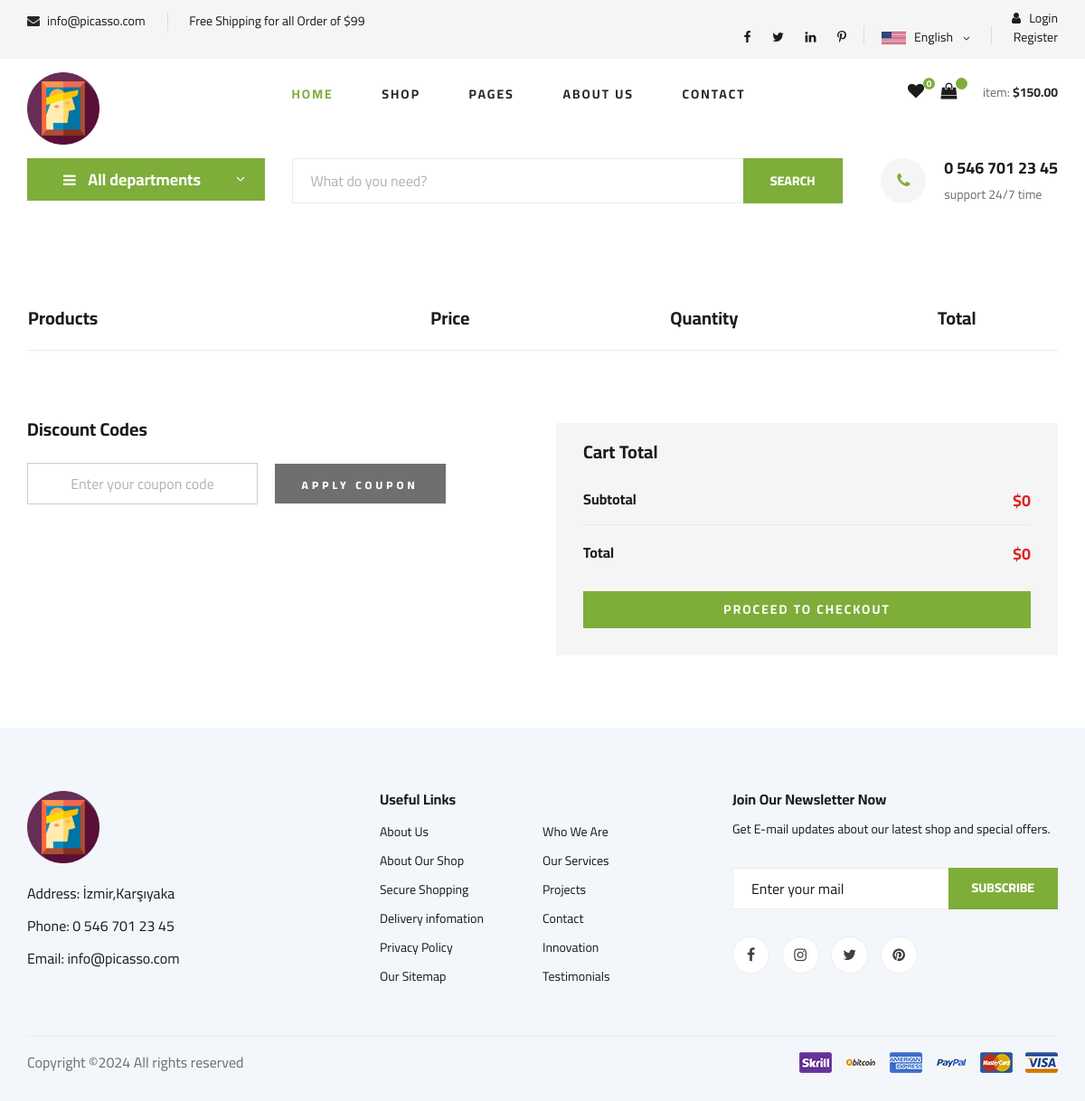
The page /order/shopcart on the database its author committed.
### home/models.py (models this page shows, shortened)
class Settings(models.Model):
    STATUS = (('True', 'True'), ('False', 'False'))
    title = models.CharField(max_length=150)
    keywords = models.CharField(max_length=255)
    description = models.CharField(max_length=255)
    company = models.CharField(max_length=50)
    address = models.CharField(blank=True, max_length=100)
    phone = models.CharField(blank=True, max_length=15)
    fax = models.CharField(blank=True, max_length=15)
    email = models.CharField(blank=True, max_length=50)
    smtpserver = models.CharField(blank=True, max_length=50)
    smtpemail = models.CharField(blank=True, max_length=50)
    smtppassword = models.CharField(blank=True, max_length=10)
    smtpport = models.CharField(blank=True, max_length=5)
    icon = models.ImageField(blank=True, upload_to='images/')
    facebook = models.CharField(blank=True, max_length=50)
    instagram = models.CharField(blank=True, max_length=50)
    twitter = models.CharField(blank=True, max_length=50)
    youtube = models.CharField(blank=True, max_length=50)
    aboutus = RichTextUploadingField()
    contact = RichTextUploadingField()
    references = RichTextUploadingField()
    status = models.CharField(max_length=10, choices=STATUS)
    create_at = models.DateTimeField(auto_now_add=True)
    update_at = models.DateTimeField(auto_now=True)

### order/views.py (the view)
# urls.py: path("shopcart", views.shopcart, name="shopcart"),
def shopcart(request):
    current_user = request.user  # Access User Session information
    shopcart = ShopCart.objects.filter(user_id=current_user.id)
    total = 0
    for rs in shopcart:
        total += rs.product.price * rs.quantity
    context = {'shopcart': shopcart,
               'total': total,}
    return render(request, 'shop_cart.html', context)

### home/context_processors.py (called while the page is built)
def global_settings(request):
    settings = Settings.objects.get(pk=1)
    return {
        'settings': settings
    }

### myProject/context_processors.py (called while the page is built)
def favori_check(request):
    if request.user.is_authenticated:
        request.session['favori_items'] = (AddFavourite.objects.filter(user_id = request.user.id).count())
        request.session['cart_items'] = ShopCart.objects.filter(user_id=request.user.id).count()
        return {'favori_itemss': request.session['favori_items'],'cart_items':request.session['cart_items']}
    else:
        request.session['favori_items'] = 0
        return {'favori_itemss': request.session['favori_items']}

### product/context_processors.py (called while the page is built)
def categories(request):
    categories = Category.objects.all()
    if categories :
       return {'categories': categories}
    else:
        return dict()

### templates/shop_cart.html (shortened to what this page needs)
{% extends 'home.html' %}
{% block body %}
   <section class="shoping-cart spad">
    <div class="container">
        <div class="row">
            <div class="col-lg-12">
                <div class="shoping__cart__table">
                    <table>
                        <thead>
                            <tr>
                                <th class="shoping__product">Products</th>
                                <th>Price</th>
                                <th>Quantity</th>
                                <th>Total</th>
                                <th></th>
                            </tr>
                        </thead>
                    </table>
                </div>
            </div>
        </div>
        <div class="row">
            <div class="col-lg-6">
                <div class="shoping__continue">
                    <div class="shoping__discount">
                        <h5>Discount Codes</h5>
                        <form action="#">
                            <input type="text" placeholder="Enter your coupon code">
                            <button type="submit" class="site-btn">APPLY COUPON</button>
                        </form>
                    </div>
                </div>
            </div>
            <div class="col-lg-6">
                <div class="shoping__checkout">
                    <h5>Cart Total</h5>
                    <ul>
                        <li>Subtotal <span>${{total}}</span></li>
                        <li>Total <span>${{total}}</span></li>
                    </ul>
                    <a href="#" class="primary-btn">PROCEED TO CHECKOUT</a>
                </div>
            </div>
        </div>
    </div>
</section>
 {% endblock %}

### templates/header.html (shortened to what this page needs)
{% load static %}
<header class="header">
    <div class="header__top">
        <div class="container">
            <div class="row">
                <div class="col-lg-6 col-md-6">
                    <div class="header__top__left">
                        <ul>
                            <li><i class="fa fa-envelope"></i>  {{settings.email}}</li>
                            <li>Free Shipping for all Order of $99</li>
                        </ul>
                    </div>
                </div>
                <div class="col-lg-6 col-md-6">
                    <div class="header__top__right">
                        <div class="header__top__right__social">
                            <a href="#"><i class="fa fa-facebook"></i></a>
                            <a href="#"><i class="fa fa-twitter"></i></a>
                            <a href="#"><i class="fa fa-linkedin"></i></a>
                            <a href="#"><i class="fa fa-pinterest-p"></i></a>
                        </div>
                        <div class="header__top__right__language">
                            <img src="{% static  'img/language.png'%}" alt="">
                            <div>English</div>
                            <span class="arrow_carrot-down"></span>
                        </div>
                        <div class="header__top__right__auth">
                            {% if user.id is not None %}
                            <a href="{% url 'user_profile'%}"><i class="fa fa-user"></i> {{user.username}}</a>
                            <a href="{% url 'user_logout'%}"></i> Logout</a>
                           {% else %}
                           <a href="{% url 'user_login'%}"><i class="fa fa-user"></i> Login</a>
                           <a href="{% url 'user_register'%}"></i> Register</a>
                 </div>
                 {% endif %}
             </div>
                        </div>
                    </div>
                </div>
            </div>
    <div class="container">
        <div class="row">
            <div class="col-lg-3">
                <div class="header__logo">
                    <a href="./index.html"><img src="{% static  'img/picasso_icon.ico'%}" width="80" alt=""></a>
                </div>
            </div>
            <div class="col-lg-6">
                <nav class="header__menu">
                    <ul>
                        <li class="active"><a href="{% url 'index'%}">Home</a></li>
                        <li><a href="{% url 'search' %}">Shop</a></li>
                        <li><a href="#">Pages</a>
                        </li>
                        <li><a href="{%url 'aboutus' %}">About Us</a></li>
                        <li><a href="{%url 'iletisim' %}">Contact</a></li>
                    </ul>
                </nav>
            </div>
            <div class="col-lg-3">
                <div class="header__cart">
                    <ul>
                        <li><a href="/order/favorites"><i class="fa fa-heart"></i> <span>{{request.session.favori_items}}</span>
                        </a>
                    </li>
                        <li><a href="/order/shopcart"><i class="fa fa-shopping-bag"></i> <span>{{request.session.cart_items}}</span>
                        </a>
                    </li>
                    </ul>
                    <div class="header__cart__price">item: <span>$150.00</span></div>
                </div>
            </div>
        </div>
    </div>
</header>

### templates/hero_normal.html (shortened to what this page needs)
  {% load static %}
   <section class="hero hero-normal">
    <div class="container">
        <div class="row">
            <div class="col-lg-3">
                <div class="hero__categories">
                    <div class="hero__categories__all">
                        <i class="fa fa-bars"></i>
                        <span>All departments</span>
                    </div>
                </div>
            </div>
            <div class="col-lg-9">
                <div class="hero__search">
                    <div class="hero__search__form">
                        <form action="/search/" method = "post">
                            <input type="text" name = "query" placeholder="What do you need?">
                            <button type="submit" class="site-btn">SEARCH</button>
                        </form>
                    </div>
                    <div class="hero__search__phone">
                        <div class="hero__search__phone__icon">
                            <i class="fa fa-phone"></i>
                        </div>
                        <div class="hero__search__phone__text">
                            <h5>{{settings.phone}}</h5>
                            <span>support 24/7 time</span>
                        </div>
                    </div>
                </div>
            </div>
        </div>
    </div>
</section>

### templates/footer.html
{% load static %}
 <footer class="footer spad">
    <div class="container">
        <div class="row">
            <div class="col-lg-3 col-md-6 col-sm-6">
                <div class="footer__about">
                    <div class="footer__about__logo">
                        <a href="{% url 'index'%}"><img src="{% static 'img/picasso_icon.ico' %}" width="80" alt=""></a>
                    </div>
                    <ul>
                        <li>Address: {{ settings.address}}</li>
                        <li>Phone: {{ settings.phone}}</li>
                        <li>Email: {{ settings.email}}</li>
                    </ul>
                </div>
            </div>
            <div class="col-lg-4 col-md-6 col-sm-6 offset-lg-1">
                <div class="footer__widget">
                    <h6>Useful Links</h6>
                    <ul>
                        <li><a href="{% url 'aboutus'%}">About Us</a></li>
                        <li><a href="#">About Our Shop</a></li>
                        <li><a href="#">Secure Shopping</a></li>
                        <li><a href="#">Delivery infomation</a></li>
                        <li><a href="#">Privacy Policy</a></li>
                        <li><a href="#">Our Sitemap</a></li>
                    </ul>
                    <ul>
                        <li><a href="{% url 'iletisim'%}">Who We Are</a></li>
                        <li><a href="#">Our Services</a></li>
                        <li><a href="#">Projects</a></li>
                        <li><a href="#">Contact</a></li>
                        <li><a href="#">Innovation</a></li>
                        <li><a href="#">Testimonials</a></li>
                    </ul>
                </div>
            </div>
            <div class="col-lg-4 col-md-12">
                <div class="footer__widget">
                    <h6>Join Our Newsletter Now</h6>
                    <p>Get E-mail updates about our latest shop and special offers.</p>
                    <form action="#">
                        <input type="text" placeholder="Enter your mail">
                        <button type="submit" class="site-btn">Subscribe</button>
                    </form>
                    <div class="footer__widget__social">
                        <a href="#"><i class="fa fa-facebook"></i></a>
                        <a href="#"><i class="fa fa-instagram"></i></a>
                        <a href="#"><i class="fa fa-twitter"></i></a>
                        <a href="#"><i class="fa fa-pinterest"></i></a>
                    </div>
                </div>
            </div>
        </div>
        <div class="row">
            <div class="col-lg-12">
                <div class="footer__copyright">
                    <div class="footer__copyright__text"><p>
Copyright &copy;<script>document.write(new Date().getFullYear());</script> All rights reserved
</p></div>
                    <div class="footer__copyright__payment"><img src="{% static  'img/payment-item.png'%}" alt=""></div>
                </div>
            </div>
        </div>
    </div>
</footer>

### rows shown on the page
Settings: email "info@picasso.com", phone "0 546 701 23 45", address "İzmir,Karşıyaka"

### other values the page prints
{{ request.session.favori_items }} "0"
{{ total }} "0"
